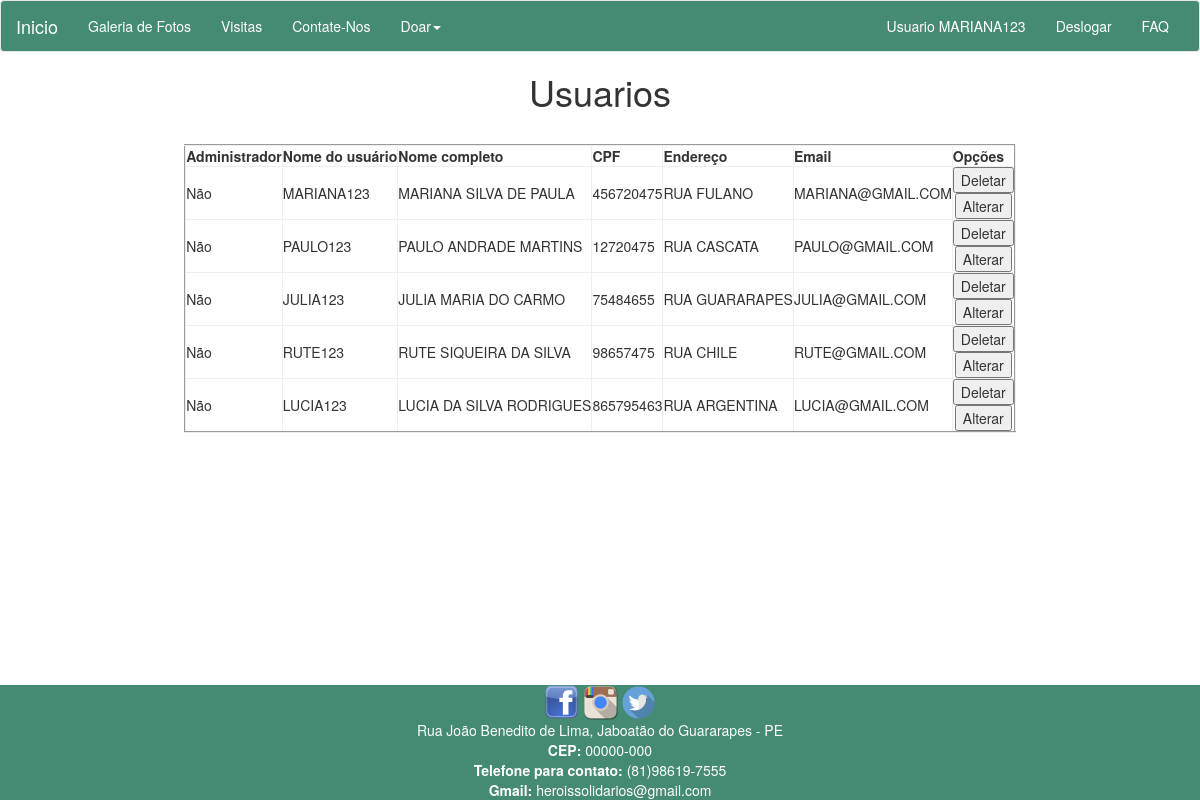
The app's page /listagem.php (signed in) with its own data.
### tables this page shows
CREATE TABLE USUARIO(
    CODIGO INT AUTO_INCREMENT,
    ADMINISTRADOR TINYINT(1) NOT NULL,
    NOMECOMPLETO VARCHAR (80),
    EMAIL VARCHAR (100),
    LOGIN_USUARIO VARCHAR(32) NOT NULL,
    SENHA_USUARIO VARCHAR(32) NOT NULL,
    CPF VARCHAR(14),
    ENDERECO TEXT(100),
    DATALOGIN DATETIME,
    PRIMARY KEY (CODIGO)
);

### listagem.php (the view, shortened to what this page needs)
<!DOCTYPE html>
<html lang="pt-br">
  <head>
    <link href="css/bootstrap.css" rel="stylesheet">
  </head>
<body>
<?php
require 'navegacao.php';
?>
        <center>
        <h1> Usuarios</h1>
        <br>
        <table border = "1" class="table-responsive" style="border: groove 2px; padding: 0.75em; margin: 2px;">
            <tr>
              	<th>Administrador</th>
                <th>Nome do usuário</th>
                <th>Nome completo</th>
                <th>CPF</th>
                <th>Endereço</th>
                <th>Email</th>
                <th>Opções</th>
            </tr>
            <?php
                $query = "select * from USUARIO";
                require ('conexao.php');
                $resultado = mysqli_query($conexao,$query);
                while($row = mysqli_fetch_array($resultado)){
            ?>
            <tr>
            	<td><?php if ($row["ADMINISTRADOR"] == 1) {
            		?>
            		Sim
            	<?php
            }else{
            	?>
            	Não
            	<?php
            }
            	?></td>
                <td> <?= $row["LOGIN_USUARIO"]?> </td>
                <td> <?= $row["NOMECOMPLETO"]?> </td>
                <td> <?= $row["CPF"]?> </td>
                <td> <?= $row["ENDERECO"]?> </td>
                <td> <?= $row["EMAIL"]?> </td>
                <td align="center">
        <form action="#" method="POST">
          <input type="submit" name="" value="Deletar">
        </form>
        <form action="#" method="POST">
          <input type="submit" name="" value="Alterar">
        </form>
       </td>
            </tr>
            <?php
                }
            ?>
        </table>
</center>
     <footer = class=" container-fluid" style="background-color: #458B74; color: #fff; position: fixed; bottom:0px; width:100%;">
      <center>
      <span><a href="https://www.facebook.com/Herois-Solid%C3%A1rios-154532011421669/" ><img src="images/fac.png" width="35px" style=" position: relative;  right: 0px" alt="Responsive image"></a></span>
      <span><a href="https://www.instagram.com/?hl=pt-br" ><img src="images/ins.png" width="35px" style=" position: relative;  right: 0px" alt="Responsive image"></a></span>
      <span><a href="https://twitter.com/login?lang=pt" ><img src="images/twt.png" width="35px" style=" position: relative;  right: 0px" alt="Responsive image"></a></span>
      <br>
      Rua João Benedito de Lima, Jaboatão do Guararapes - PE <br> <b>CEP:</b> 00000-000 <br>
      <b>Telefone para contato:</b> (81)98619-7555<br>
      <b>Gmail:</b> heroissolidarios@gmail.com
    </center>
    </footer>
  </body>
</html>

### records on screen
usuario: ADMINISTRADOR "Não", LOGIN_USUARIO "MARIANA123", NOMECOMPLETO "MARIANA SILVA DE PAULA", CPF "456720475", ENDERECO "RUA FULANO", EMAIL "MARIANA@GMAIL.COM"
usuario: ADMINISTRADOR "Não", LOGIN_USUARIO "PAULO123", NOMECOMPLETO "PAULO ANDRADE MARTINS", CPF "12720475", ENDERECO "RUA CASCATA", EMAIL "PAULO@GMAIL.COM"
usuario: ADMINISTRADOR "Não", LOGIN_USUARIO "JULIA123", NOMECOMPLETO "JULIA MARIA DO CARMO", CPF "75484655", ENDERECO "RUA GUARARAPES", EMAIL "JULIA@GMAIL.COM"
usuario: ADMINISTRADOR "Não", LOGIN_USUARIO "RUTE123", NOMECOMPLETO "RUTE SIQUEIRA DA SILVA", CPF "98657475", ENDERECO "RUA CHILE", EMAIL "RUTE@GMAIL.COM"
usuario: ADMINISTRADOR "Não", LOGIN_USUARIO "LUCIA123", NOMECOMPLETO "LUCIA DA SILVA RODRIGUES", CPF "865795463", ENDERECO "RUA ARGENTINA", EMAIL "LUCIA@GMAIL.COM"

### other values on screen
$usuario "MARIANA123"
